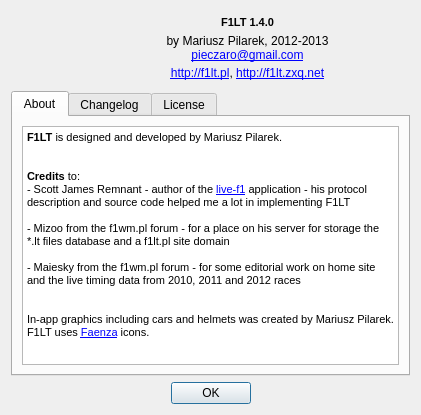
<?xml version="1.0" encoding="UTF-8"?>
<ui version="4.0">
 <class>AboutDialog</class>
 <widget class="QDialog" name="AboutDialog">
  <property name="geometry">
   <rect>
    <x>0</x>
    <y>0</y>
    <width>421</width>
    <height>415</height>
   </rect>
  </property>
  <property name="windowTitle">
   <string>About F1LT</string>
  </property>
  <property name="windowIcon">
   <iconset resource="../icons/icons.qrc">
    <normaloff>:/ui_icons/icon.png</normaloff>:/ui_icons/icon.png</iconset>
  </property>
  <layout class="QVBoxLayout" name="verticalLayout">
   <item>
    <layout class="QGridLayout" name="gridLayout" columnstretch="0,1" columnminimumwidth="0,1">
     <property name="leftMargin">
      <number>0</number>
     </property>
     <property name="rightMargin">
      <number>0</number>
     </property>
     <property name="bottomMargin">
      <number>0</number>
     </property>
     <property name="spacing">
      <number>0</number>
     </property>
     <item row="0" column="1">
      <widget class="QLabel" name="versionLabel">
       <property name="font">
        <font>
         <pointsize>8</pointsize>
         <weight>75</weight>
         <bold>true</bold>
        </font>
       </property>
       <property name="text">
        <string>F1LT 1.4.0</string>
       </property>
       <property name="alignment">
        <set>Qt::AlignCenter</set>
       </property>
      </widget>
     </item>
     <item row="1" column="1">
      <widget class="QLabel" name="label_3">
       <property name="text">
        <string>&lt;html&gt;&lt;head/&gt;&lt;body&gt;&lt;p&gt;by Mariusz Pilarek, 2012-2013&lt;br/&gt;&lt;a href=&quot;mailto:pieczaro@gmail.com&quot;&gt;&lt;span style=&quot; text-decoration: underline; color:#0000ff;&quot;&gt;pieczaro@gmail.com&lt;/span&gt;&lt;/a&gt;&lt;/p&gt;&lt;/body&gt;&lt;/html&gt;</string>
       </property>
       <property name="alignment">
        <set>Qt::AlignCenter</set>
       </property>
      </widget>
     </item>
     <item row="2" column="1">
      <widget class="QLabel" name="label_4">
       <property name="text">
        <string>&lt;html&gt;&lt;head/&gt;&lt;body&gt;&lt;p&gt;&lt;a href=&quot;http://f1lt.pl&quot;&gt;&lt;span style=&quot; text-decoration: underline; color:#0000ff;&quot;&gt;http://f1lt.pl&lt;/span&gt;&lt;/a&gt;, &lt;a href=&quot;http://f1lt.zxq.net&quot;&gt;&lt;span style=&quot; text-decoration: underline; color:#0000ff;&quot;&gt;http://f1lt.zxq.net&lt;/span&gt;&lt;/a&gt;&lt;/p&gt;&lt;/body&gt;&lt;/html&gt;</string>
       </property>
       <property name="alignment">
        <set>Qt::AlignCenter</set>
       </property>
      </widget>
     </item>
     <item row="0" column="0" rowspan="3">
      <widget class="QLabel" name="label">
       <property name="sizePolicy">
        <sizepolicy hsizetype="Expanding" vsizetype="Expanding">
         <horstretch>0</horstretch>
         <verstretch>0</verstretch>
        </sizepolicy>
       </property>
       <property name="minimumSize">
        <size>
         <width>74</width>
         <height>74</height>
        </size>
       </property>
       <property name="maximumSize">
        <size>
         <width>74</width>
         <height>74</height>
        </size>
       </property>
       <property name="lineWidth">
        <number>0</number>
       </property>
       <property name="text">
        <string/>
       </property>
       <property name="pixmap">
        <pixmap resource="../icons/icons.qrc">:/ui_icons/icon.png</pixmap>
       </property>
       <property name="scaledContents">
        <bool>true</bool>
       </property>
       <property name="alignment">
        <set>Qt::AlignCenter</set>
       </property>
       <property name="margin">
        <number>6</number>
       </property>
       <property name="indent">
        <number>0</number>
       </property>
      </widget>
     </item>
    </layout>
   </item>
   <item>
    <widget class="QTabWidget" name="tabWidget">
     <property name="currentIndex">
      <number>0</number>
     </property>
     <widget class="QWidget" name="tab_3">
      <attribute name="title">
       <string>About</string>
      </attribute>
      <layout class="QVBoxLayout" name="verticalLayout_4">
       <item>
        <widget class="QTextEdit" name="textEdit_3">
         <property name="html">
          <string>&lt;!DOCTYPE HTML PUBLIC &quot;-//W3C//DTD HTML 4.0//EN&quot; &quot;http://www.w3.org/TR/REC-html40/strict.dtd&quot;&gt;
&lt;html&gt;&lt;head&gt;&lt;meta name=&quot;qrichtext&quot; content=&quot;1&quot; /&gt;&lt;style type=&quot;text/css&quot;&gt;
p, li { white-space: pre-wrap; }
&lt;/style&gt;&lt;/head&gt;&lt;body style=&quot; font-family:'Tahoma'; font-size:8pt; font-weight:400; font-style:normal;&quot;&gt;
&lt;p style=&quot; margin-top:0px; margin-bottom:0px; margin-left:0px; margin-right:0px; -qt-block-indent:0; text-indent:0px;&quot;&gt;&lt;span style=&quot; font-weight:600;&quot;&gt;F1LT &lt;/span&gt;is designed and developed by Mariusz Pilarek.&lt;/p&gt;
&lt;p style=&quot;-qt-paragraph-type:empty; margin-top:0px; margin-bottom:0px; margin-left:0px; margin-right:0px; -qt-block-indent:0; text-indent:0px;&quot;&gt;&lt;br /&gt;&lt;/p&gt;
&lt;p style=&quot;-qt-paragraph-type:empty; margin-top:0px; margin-bottom:0px; margin-left:0px; margin-right:0px; -qt-block-indent:0; text-indent:0px;&quot;&gt;&lt;br /&gt;&lt;/p&gt;
&lt;p style=&quot; margin-top:0px; margin-bottom:0px; margin-left:0px; margin-right:0px; -qt-block-indent:0; text-indent:0px;&quot;&gt;&lt;span style=&quot; font-weight:600;&quot;&gt;Credits&lt;/span&gt; to:&lt;/p&gt;
&lt;p style=&quot; margin-top:0px; margin-bottom:0px; margin-left:0px; margin-right:0px; -qt-block-indent:0; text-indent:0px;&quot;&gt;- Scott James Remnant - author of the &lt;a href=&quot;https://launchpad.net/live-f1/&quot;&gt;&lt;span style=&quot; text-decoration: underline; color:#0000ff;&quot;&gt;live-f1&lt;/span&gt;&lt;/a&gt; application - his protocol description and source code helped me a lot in implementing F1LT&lt;/p&gt;
&lt;p style=&quot;-qt-paragraph-type:empty; margin-top:0px; margin-bottom:0px; margin-left:0px; margin-right:0px; -qt-block-indent:0; text-indent:0px;&quot;&gt;&lt;br /&gt;&lt;/p&gt;
&lt;p style=&quot; margin-top:0px; margin-bottom:0px; margin-left:0px; margin-right:0px; -qt-block-indent:0; text-indent:0px;&quot;&gt;- Mizoo from the f1wm.pl forum - for a place on his server for storage the *.lt files database and a f1lt.pl site domain&lt;/p&gt;
&lt;p style=&quot;-qt-paragraph-type:empty; margin-top:0px; margin-bottom:0px; margin-left:0px; margin-right:0px; -qt-block-indent:0; text-indent:0px;&quot;&gt;&lt;br /&gt;&lt;/p&gt;
&lt;p style=&quot; margin-top:0px; margin-bottom:0px; margin-left:0px; margin-right:0px; -qt-block-indent:0; text-indent:0px;&quot;&gt;- Maiesky from the f1wm.pl forum - for some editorial work on home site and the live timing data from 2010, 2011 and 2012 races&lt;/p&gt;
&lt;p style=&quot;-qt-paragraph-type:empty; margin-top:0px; margin-bottom:0px; margin-left:0px; margin-right:0px; -qt-block-indent:0; text-indent:0px; color:#000000;&quot;&gt;&lt;br /&gt;&lt;/p&gt;
&lt;p style=&quot;-qt-paragraph-type:empty; margin-top:0px; margin-bottom:0px; margin-left:0px; margin-right:0px; -qt-block-indent:0; text-indent:0px;&quot;&gt;&lt;br /&gt;&lt;/p&gt;
&lt;p style=&quot; margin-top:0px; margin-bottom:0px; margin-left:0px; margin-right:0px; -qt-block-indent:0; text-indent:0px;&quot;&gt;In-app graphics including cars and helmets was created by Mariusz Pilarek. F1LT uses &lt;a href=&quot;http://tiheum.deviantart.com/art/Faenza-Icons-173323228&quot;&gt;&lt;span style=&quot; text-decoration: underline; color:#0000ff;&quot;&gt;Faenza&lt;/span&gt;&lt;/a&gt; icons.&lt;/p&gt;&lt;/body&gt;&lt;/html&gt;</string>
         </property>
         <property name="textInteractionFlags">
          <set>Qt::LinksAccessibleByMouse|Qt::TextSelectableByKeyboard|Qt::TextSelectableByMouse</set>
         </property>
        </widget>
       </item>
      </layout>
     </widget>
     <widget class="QWidget" name="tab">
      <attribute name="title">
       <string>Changelog</string>
      </attribute>
      <layout class="QVBoxLayout" name="verticalLayout_3">
       <item>
        <widget class="QTextEdit" name="textEdit">
         <property name="textInteractionFlags">
          <set>Qt::TextSelectableByKeyboard|Qt::TextSelectableByMouse</set>
         </property>
        </widget>
       </item>
      </layout>
     </widget>
     <widget class="QWidget" name="tab_2">
      <attribute name="title">
       <string>License</string>
      </attribute>
      <layout class="QVBoxLayout" name="verticalLayout_2">
       <item>
        <widget class="QTextEdit" name="licenseEdit">
         <property name="html">
          <string>&lt;!DOCTYPE HTML PUBLIC &quot;-//W3C//DTD HTML 4.0//EN&quot; &quot;http://www.w3.org/TR/REC-html40/strict.dtd&quot;&gt;
&lt;html&gt;&lt;head&gt;&lt;meta name=&quot;qrichtext&quot; content=&quot;1&quot; /&gt;&lt;style type=&quot;text/css&quot;&gt;
p, li { white-space: pre-wrap; }
&lt;/style&gt;&lt;/head&gt;&lt;body style=&quot; font-family:'Tahoma'; font-size:8pt; font-weight:400; font-style:normal;&quot;&gt;
&lt;p style=&quot;-qt-paragraph-type:empty; margin-top:0px; margin-bottom:0px; margin-left:0px; margin-right:0px; -qt-block-indent:0; text-indent:0px;&quot;&gt;&lt;br /&gt;&lt;/p&gt;&lt;/body&gt;&lt;/html&gt;</string>
         </property>
         <property name="textInteractionFlags">
          <set>Qt::LinksAccessibleByMouse|Qt::TextSelectableByKeyboard|Qt::TextSelectableByMouse</set>
         </property>
        </widget>
       </item>
      </layout>
     </widget>
    </widget>
   </item>
   <item>
    <widget class="QDialogButtonBox" name="buttonBox">
     <property name="minimumSize">
      <size>
       <width>64</width>
       <height>0</height>
      </size>
     </property>
     <property name="orientation">
      <enum>Qt::Horizontal</enum>
     </property>
     <property name="standardButtons">
      <set>QDialogButtonBox::Ok</set>
     </property>
     <property name="centerButtons">
      <bool>true</bool>
     </property>
    </widget>
   </item>
  </layout>
 </widget>
 <resources>
  <include location="../icons/icons.qrc"/>
 </resources>
 <connections>
  <connection>
   <sender>buttonBox</sender>
   <signal>accepted()</signal>
   <receiver>AboutDialog</receiver>
   <slot>accept()</slot>
   <hints>
    <hint type="sourcelabel">
     <x>248</x>
     <y>254</y>
    </hint>
    <hint type="destinationlabel">
     <x>157</x>
     <y>274</y>
    </hint>
   </hints>
  </connection>
  <connection>
   <sender>buttonBox</sender>
   <signal>rejected()</signal>
   <receiver>AboutDialog</receiver>
   <slot>reject()</slot>
   <hints>
    <hint type="sourcelabel">
     <x>316</x>
     <y>260</y>
    </hint>
    <hint type="destinationlabel">
     <x>286</x>
     <y>274</y>
    </hint>
   </hints>
  </connection>
 </connections>
</ui>
